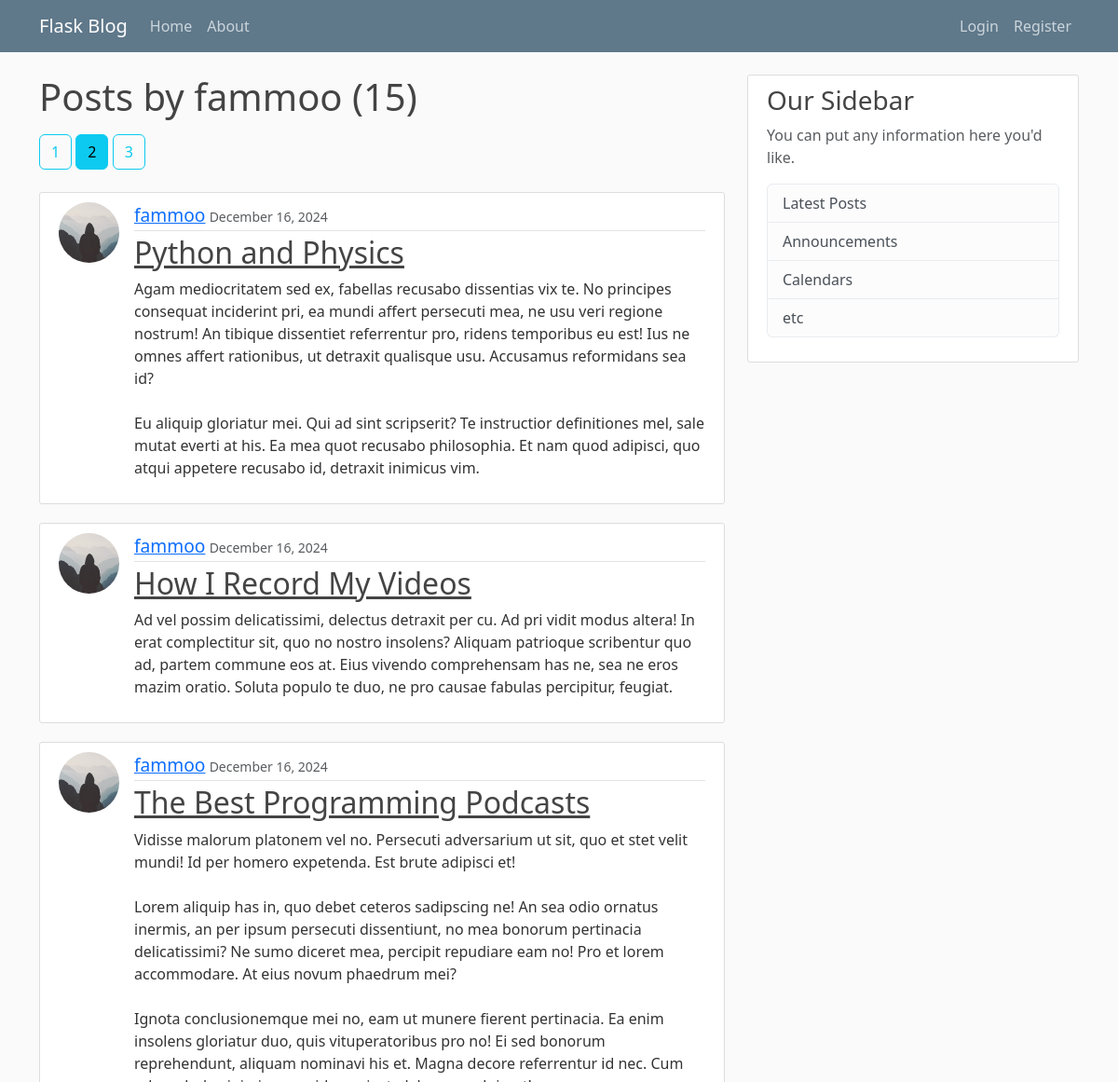
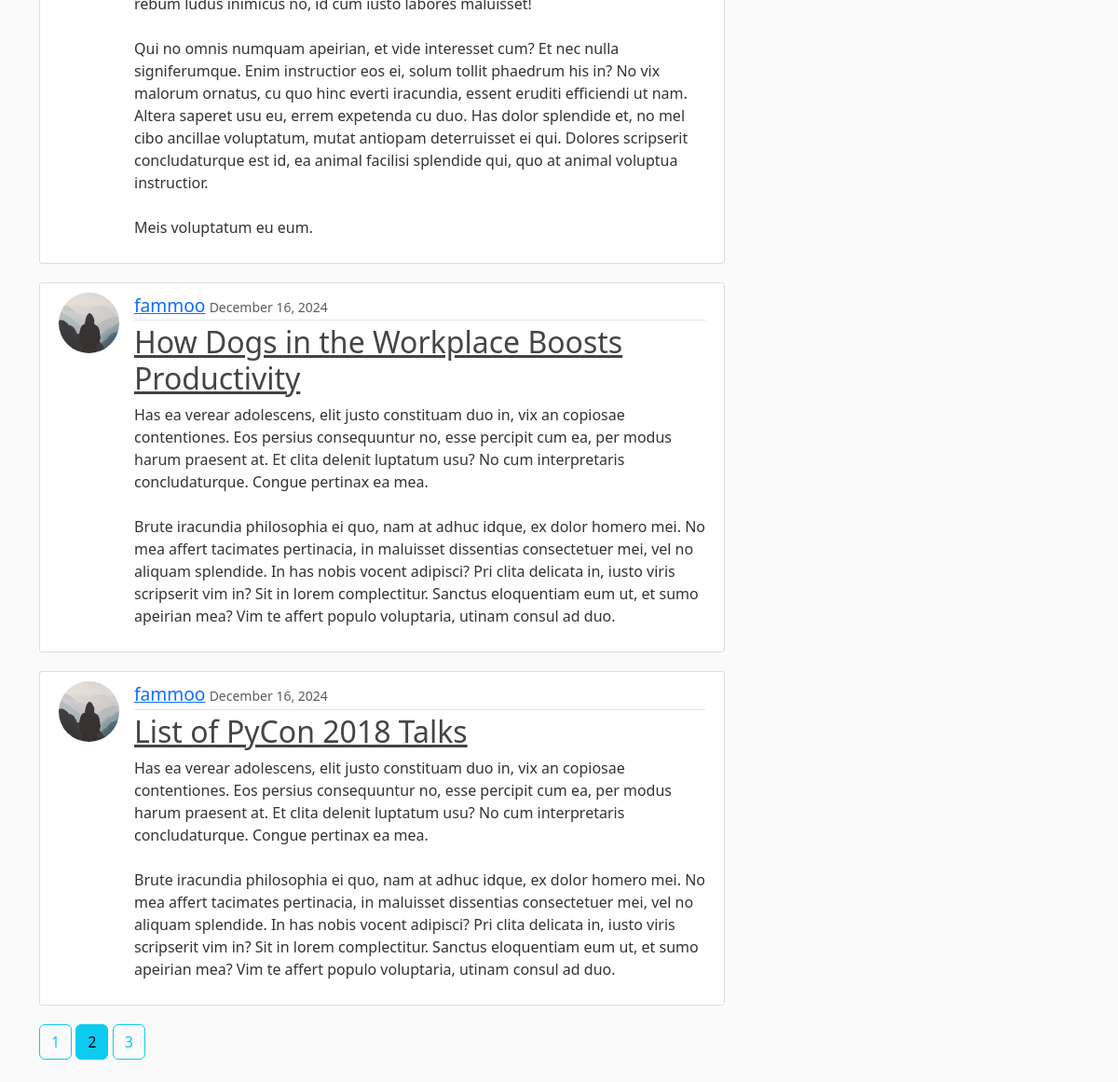
The app's page /user/fammoo?page=2 with its own data (2 pictures, top to bottom).
### flaskblog/users/models.py (models this page shows, shortened)
class User(db.Model, UserMixin):
    __tablename__ = 'user'
    id = db.Column(db.Integer, primary_key=True)
    username = db.Column(db.String(20), unique=True, nullable=False)
    email = db.Column(db.String(120), unique=True, nullable=False)
    image_file = db.Column(db.String(20), nullable=False)
    password = db.Column(db.String(60), nullable=False)
    posts = db.relationship("Post", backref="author", lazy=True)

### flaskblog/posts/models.py (models this page shows, shortened)
class Post(db.Model):
    __tablename__ = 'post'
    id = db.Column(db.Integer, primary_key=True)
    title = db.Column(db.String(100), nullable=False)
    date_posted = db.Column(db.DateTime, nullable=False, default=datetime.utcnow)
    content = db.Column(db.Text, nullable=False)
    user_id = db.Column(db.Integer, db.ForeignKey("user.id"), nullable=False)

### flaskblog/users/routes.py (the view)
@users.route("/user/<string:username>")
def user_posts(username: str):
    page = request.args.get("page", 1, type=int)
    user = User.query.filter_by(username=username).first_or_404()
    posts = Post.query.filter_by(author=user)\
        .order_by(Post.date_posted.desc()).paginate(page=page, per_page=5)
    return render_template("user_posts.html", title=f"Posts by {username}", posts=posts, user=user)

### flaskblog/templates/user_posts.html
{% extends "layout.html" %}
{% set active_page = "User Posts" %}
{% block content %}
{% macro render_pagination() %}
	{% for page_num in posts.iter_pages(left_edge=1, right_edge=1, left_current=1, right_current=1) %}
		{% if page_num %}
			{% set page_btn_class = "btn mb-4 " + ("btn-info" if posts.page == page_num else "btn-outline-info") %}
			<a class="{{ page_btn_class }}" href="{{ url_for('users.user_posts', username=user.username, page=page_num) }}">{{ page_num }}</a>
		{% else %}
            <span>...</span>
		{% endif %}
	{% endfor %}
{% endmacro %}
<h1 class="mb-3">Posts by {{ user.username }} ({{posts.total}}) </h1>
{{ render_pagination() }}
{% for post in posts.items %}
<article class="d-flex content-section">
	<img class="rounded-circle article-img" src="{{url_for('static', filename='profile_pics/' + post.author.image_file) }}" alt="">
	<div class="media-body">
		<div class="article-metadata">
			<a style="font-size: larger;" class="mr-2" href="{{ url_for('users.user_posts', username=post.author.username) }}">{{ post.author.username }}</a>
			<small class="text-muted">{{ post.date_posted.strftime('%B %d, %Y') }}</small>
		</div>
		<h2><a class="article-title" href="{{ url_for('posts.post', post_id=post.id) }}">{{ post.title }}</a></h2>
		<p class="article-content">{{ post.content }}</p>
	</div>
</article>
{% endfor %}
{{ render_pagination() }}
{% endblock content %}

### flaskblog/static/main.css (style rules this page uses)
body { background: #fafafa; color: #333333; margin-top: 5rem; }
h1, h2, h3, h4, h5, h6 { color: #444444; }
.content-section { background: #ffffff; padding: 10px 20px; border: 1px solid #dddddd; border-radius: 3px; margin-bottom: 20px; }
.article-title { color: #444444; }
.article-content { white-space: pre-line; }
.article-img { height: 65px; width: 65px; margin-right: 16px; }
.article-metadata { padding-bottom: 1px; margin-bottom: 4px; border-bottom: 1px solid #e3e3e3 }

### records on screen
User: username "fammoo"
Post: image_file (placeholder picture), author.username "fammoo", date_posted "December 16, 2024", title "Python and Physics", content "Agam mediocritatem sed ex, fabellas recusabo dissentias vix te. No principes consequat inciderint pri, ea mundi affert persecuti mea, ne usu veri regione nostrum! An tibique dissentiet referrentur pro, ridens temporibus eu est! Ius ne omnes affert rationibus, ut detraxit qualisque usu. Accusamus reformidans sea id? Eu aliquip gloriatur mei. Qui ad sint scripserit? Te instructior definitiones mel, sale mutat everti at his. Ea mea quot recusabo philosophia. Et nam quod adipisci, quo atqui appetere recusabo id, detraxit inimicus vim."
Post: image_file (placeholder picture), author.username "fammoo", date_posted "December 16, 2024", title "How I Record My Videos", content "Ad vel possim delicatissimi, delectus detraxit per cu. Ad pri vidit modus altera! In erat complectitur sit, quo no nostro insolens? Aliquam patrioque scribentur quo ad, partem commune eos at. Eius vivendo comprehensam has ne, sea ne eros mazim oratio. Soluta populo te duo, ne pro causae fabulas percipitur, feugiat."
Post: image_file (placeholder picture), author.username "fammoo", date_posted "December 16, 2024", title "The Best Programming Podcasts", content "Vidisse malorum platonem vel no. Persecuti adversarium ut sit, quo et stet velit mundi! Id per homero expetenda. Est brute adipisci et! Lorem aliquip has in, quo debet ceteros sadipscing ne! An sea odio ornatus inermis, an per ipsum persecuti dissentiunt, no mea bonorum pertinacia delicatissimi? Ne sumo diceret mea, percipit repudiare eam no! Pro et lorem accommodare. At eius novum phaedrum mei? Ignota conclusionemque mei no, eam ut munere fierent pertinacia. Ea enim insolens gloriatur duo, quis vituperatoribus pro no! Ei sed bonorum reprehendunt, aliquam nominavi his et. Magna decore referrentur id nec. Cum rebum ludus inimicus no, id cum iusto labores maluisset! Qui no omnis numquam…"
Post: image_file (placeholder picture), author.username "fammoo", date_posted "December 16, 2024", title "How Dogs in the Workplace Boosts Productivity", content "Has ea verear adolescens, elit justo constituam duo in, vix an copiosae contentiones. Eos persius consequuntur no, esse percipit cum ea, per modus harum praesent at. Et clita delenit luptatum usu? No cum interpretaris concludaturque. Congue pertinax ea mea. Brute iracundia philosophia ei quo, nam at adhuc idque, ex dolor homero mei. No mea affert tacimates pertinacia, in maluisset dissentias consectetuer mei, vel no aliquam splendide. In has nobis vocent adipisci? Pri clita delicata in, iusto viris scripserit vim in? Sit in lorem complectitur. Sanctus eloquentiam eum ut, et sumo apeirian mea? Vim te affert populo voluptaria, utinam consul ad duo."
Post: image_file (placeholder picture), author.username "fammoo", date_posted "December 16, 2024", title "List of PyCon 2018 Talks", content "Has ea verear adolescens, elit justo constituam duo in, vix an copiosae contentiones. Eos persius consequuntur no, esse percipit cum ea, per modus harum praesent at. Et clita delenit luptatum usu? No cum interpretaris concludaturque. Congue pertinax ea mea. Brute iracundia philosophia ei quo, nam at adhuc idque, ex dolor homero mei. No mea affert tacimates pertinacia, in maluisset dissentias consectetuer mei, vel no aliquam splendide. In has nobis vocent adipisci? Pri clita delicata in, iusto viris scripserit vim in? Sit in lorem complectitur. Sanctus eloquentiam eum ut, et sumo apeirian mea? Vim te affert populo voluptaria, utinam consul ad duo."

### other values on screen
{{ page.title }} "Home" "About"
{{ page.title }} "Login" "Register"
{{ posts.total }} "15"
{{ page_num }} "1" "2" "3" "1" "2" "3"
